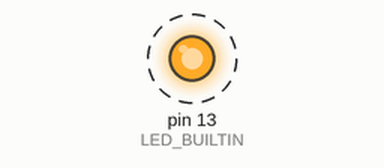
This sketch was run on a simulated Arduino Uno, built with avr-gcc and run on an emulated ATmega328P. Parts: output pins drawn as LEDs (lit = HIGH). Dashed ring = blinking.

Above: at 0.5 s.
Timing chart, 0 to 4.6 s (numbered marks = the images above):
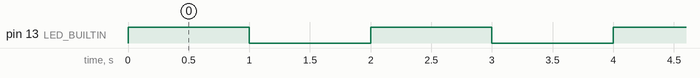

Measured:
- by itself, pin 13 (LED_BUILTIN): alternates HIGH for 1.0 s and LOW for 1.0 s

The sketch:

01-blinkLED.ino
```cpp
/*
 * Blink the onboard LED
 *
 * Then use Ohm's Law to compute a resistor and blink an off-board LED on pin13
 *
 * Notice that some constants are built into the arduino IDE environment. LED_BUILTIN = 13.
 * You can change LED_BUILTIN to 13 on any of the lines that use it and the behavior is the same.
 * We will confirm this later in the serial monitor part of the tutorial.
 *
 *
 * Include some code in here to talk about for loops, while loops, if, else, etc.
 */

// LED_BUILTIN=12; Uncomment this and you will see the code doesn't compile because LED_BUILTIN is defined in a standard header.
// LED BUILTIN is on pin 13.

const unsigned long delayTime = 1000;

void setup() {
  pinMode(LED_BUILTIN, OUTPUT);
}

void loop() {
    digitalWrite(LED_BUILTIN, HIGH);
    delay( delayTime );
    digitalWrite(LED_BUILTIN, LOW);
    delay( delayTime );
}
```
